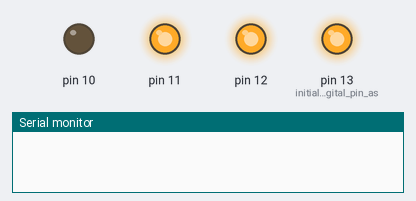
The sketch below on a simulated Arduino Uno, built with avr-gcc and run on an emulated ATmega328P. On the bench: output pins drawn as LEDs (lit = HIGH), the last lines printed to the serial monitor. Random numbers use the default seed unless the sketch sets one.

Above: at 0.47 s.
At 4.08 s:
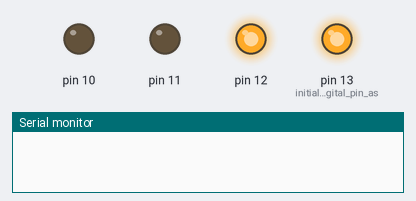
At 13.51 s:
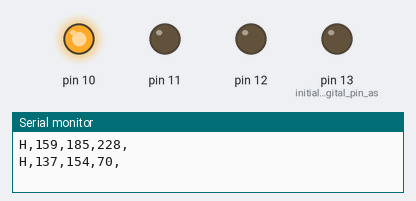
At 20.07 s:
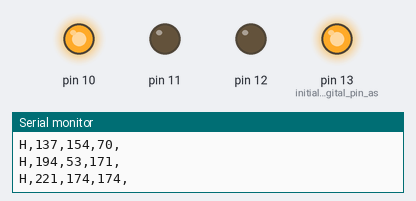
At 28.0 s:
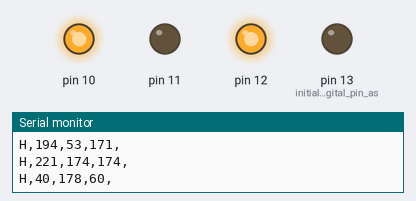
At 38.52 s:
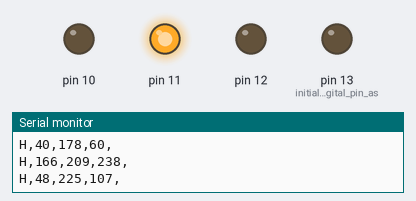
Timing chart, 0 to 40.0 s (numbered marks = the images above):
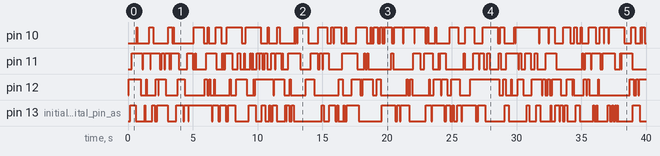

The sketch:

Matt_Arduino_Serial_Write_NODELAY.pde
```cpp
// Print random DEC to the serial port with blinky light w/o delays
// MS 03/19/2011

// Global Variables
int ledState            = LOW;  // ledState used to set the LED
long previousLedMillis  = 0;    // will store last time LED was updated
long previousDataMillis = 0;    // will store last time LED was updated
long intervalLed        = 60;   // interval at which to blink Led (milliseconds)
long intervalData       = 5000; // interval at which to send data (milliseconds)

void setup() {
  Serial.begin(9600);   // open a serial port
  pinMode(13, OUTPUT);  // initialize digital pin as an output.
  pinMode(12, OUTPUT);
  pinMode(11, OUTPUT);
  pinMode(10, OUTPUT);
}

void loop () {
  int value1 = random(0, 255);            // random number for value#
  int value2 = random(0, 255);
  int value3 = random(0, 255);
  unsigned long currentMillis = millis(); // get current time

  // Construct a Message with multiple values. Can't send a string, Understands only 'bytes'
  // Send at timed intervals (intervalData)
  if(currentMillis - previousDataMillis > intervalData) {
    // save the last time we sent data
    previousDataMillis = currentMillis;
    // Send the Data
    Serial.print('H');           // any START OF STRING identifier
    Serial.print(',');           // string separator
    Serial.print(value1, DEC);   // print DEC value
    Serial.print(",");
    Serial.print(value2, DEC);
    Serial.print(",");
    Serial.print(value3, DEC);
    Serial.print(",");           // string separator at the end
    Serial.println("");          // finish with \r\n
  }

  // Blink Random LED because who doesn't like blinky lights.
  // pick a Led pin
  int RandomLed = random(10, 14);
  // See if its time to update
  if(currentMillis - previousLedMillis > intervalLed) {
    // Save the last time we blinked the LED
    previousLedMillis = currentMillis;
    // if the LED is off turn it on and vice-versa:
    if (ledState == LOW) ledState = HIGH;
    else ledState = LOW;
    // set the LED with the ledState of the variable:
    digitalWrite(RandomLed, ledState);
  }
}
```
